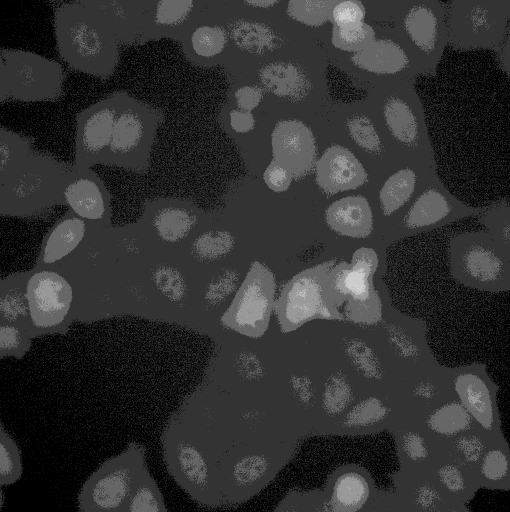
#> input picture Script_Scikit/crop_image.tif, 1020 x 1024 px (shown at 1/2 size)
$ python script1.py   (older library calls are emulated)
#> lines starting #> are read from the running program, lines starting #| are printed output that depends on the picture
from PIL import Image

import numpy as np

import matplotlib.pyplot as plt

from skimage import io, filter
from skimage.measure import *
from skimage.util import *
from skimage.util.shape import view_as_blocks
from skimage.morphology import *
from skimage.filters import gaussian_filter, median

from scipy import ndimage

import os, sys


# [23 lines of commented-out code are left out]


image='crop_image.tif'
img=io.imread(image)
#> img is the input picture: shape (1024, 1020) uint16; min 135, max 1295, mean 383.9
print(img.shape)
#| (1024, 1020)
print(type(img))
#| <class 'numpy.ndarray'>
print(img)
#> (printed output is left out)

def block_reduce(image, block_size, func=np.mean, cval=0):
    """Down-sample image by applying function to local blocks.
    Parameters
    ----------
    image : ndarray
        N-dimensional input image.
    block_size : array_like
        Array containing down-sampling integer factor along each axis.
    func : callable
        Function object which is used to calculate the return value for each
        local block. This function must implement an ``axis`` parameter such
        as ``numpy.sum`` or ``numpy.min``.
    cval : float
        Constant padding value if image is not perfectly divisible by the
        block size.
    Returns
    -------
    image : ndarray
        Down-sampled image with same number of dimensions as input image.
    """
    # [18 lines of commented-out code are left out]

    blocked = view_as_blocks(image, block_size)

    return func(blocked, axis=tuple(range(image.ndim, blocked.ndim)))

var=block_reduce(image=img,block_size=(128,170))
#> var = [[290.4, 371.3, 450.3, 475.6, 556.6, 364], [298.3, 324.4, 325.4, 417.9, 401.1, 247.7], [351.3, 365.5, 277.3, 553.4, 493.3, 260.2], [392.4, 390.7, 407.2, 385, 485.6, 367.6], [494.1, 400, 497, 638.8, 494.5, 322.1], [297.7, 248.3, 352.7, 417.9, 439.5, 285.8], [233.4, 242.4, 359.7, 386.9, 412.8, 481.3], [250.4, 386.2, 380.4, 327.9, 414.3, 412.5]]

print(var.shape)
#| (8, 6)
# print(var[7,5])
plt.imshow(var)
plt.show()
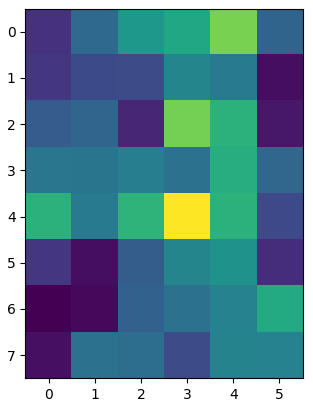
#> figure drawn by matplotlib, 1 panel

def background(var):
    for block in var :
        img_filt=gaussian_filter(block,sigma=(1,3,5),multichannel=None)
#> this loop made 1 pass
    filtered=view_as_blocks(img_filt)
    return func(filtered, axis=tuple(range(image.ndim, blocked.ndim)))

#> (the run stopped early here; a loop or call above may not have finished)
